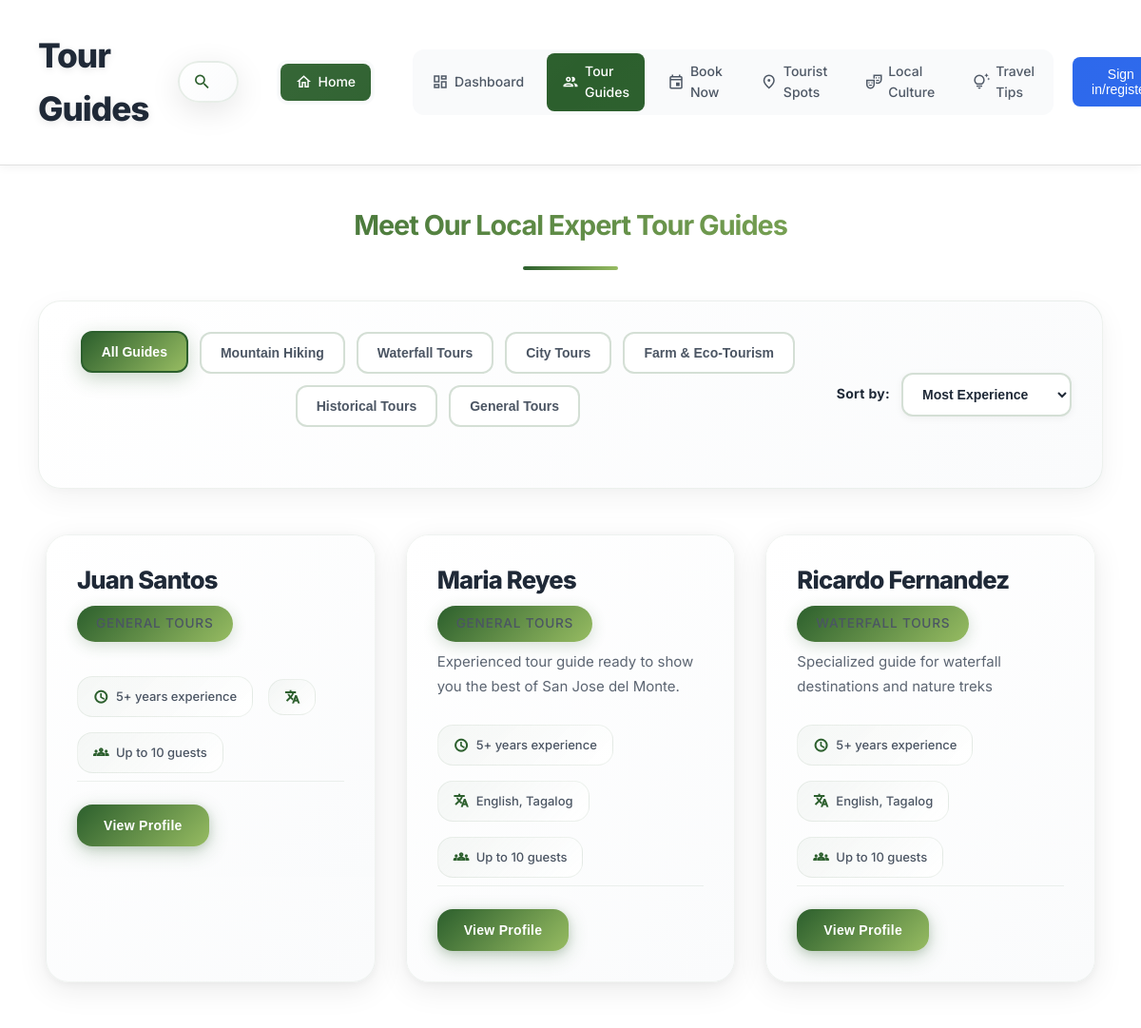
The page /sjdm-user/user-guides.php on the database as committed earlier.
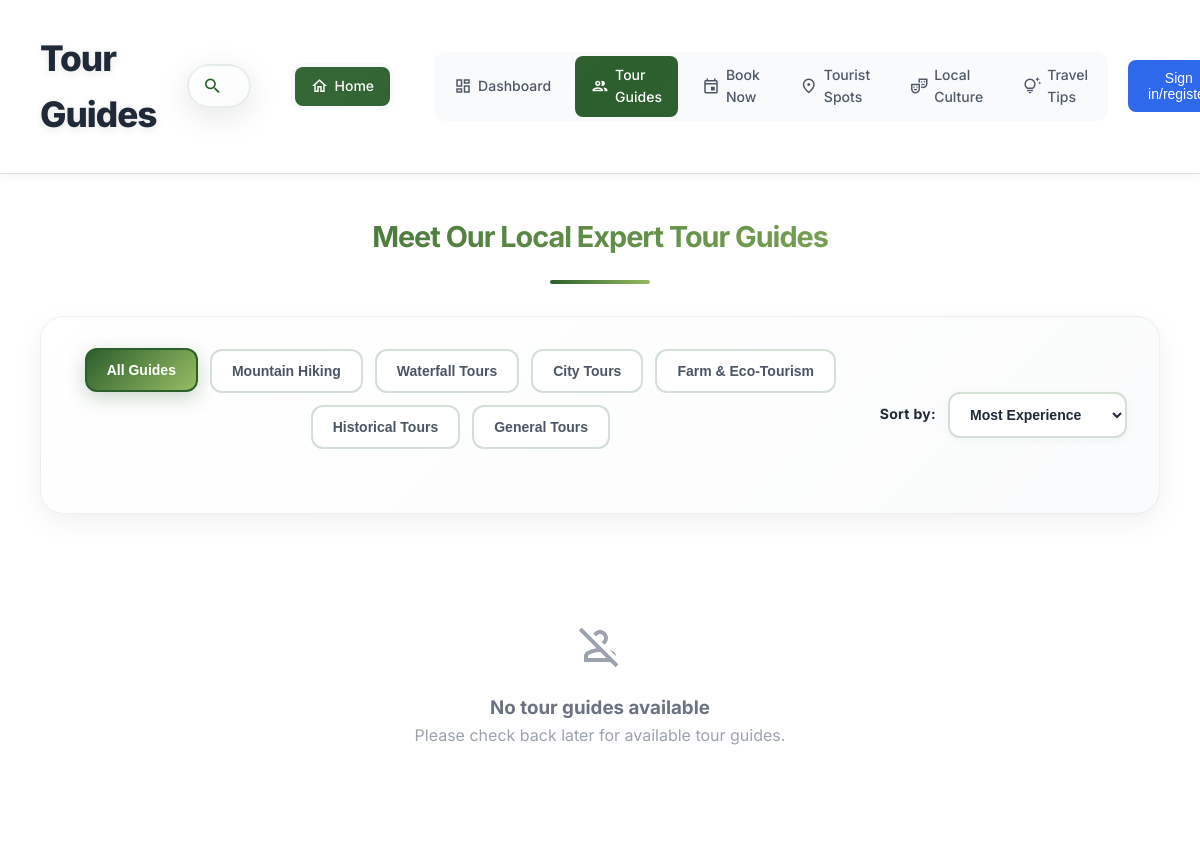
The same page on the database as committed later.
### tables this page shows
CREATE TABLE `tour_guides` (
  `id` int(11) NOT NULL,
  `user_id` int(11) DEFAULT NULL,
  `name` varchar(100) NOT NULL,
  `specialty` varchar(200) DEFAULT NULL,
  `category` enum('mountain','city','farm','waterfall','historical','general') NOT NULL DEFAULT 'general',
  `description` text DEFAULT NULL,
  `bio` text DEFAULT NULL,
  `areas_of_expertise` text DEFAULT NULL,
  `rating` decimal(3,2) DEFAULT 0.00,
  `review_count` int(11) DEFAULT 0,
  `price_range` varchar(100) DEFAULT NULL,
  `price_min` decimal(10,2) DEFAULT NULL,
  `price_max` decimal(10,2) DEFAULT NULL,
  `languages` varchar(200) DEFAULT NULL,
  `contact_number` varchar(20) DEFAULT NULL,
  `email` varchar(100) DEFAULT NULL,
  `schedules` text DEFAULT NULL,
  `experience_years` int(11) DEFAULT NULL,
  `group_size` varchar(50) DEFAULT NULL,
  `verified` tinyint(1) DEFAULT 0,
  `total_tours` int(11) DEFAULT 0,
  `photo_url` varchar(500) DEFAULT NULL,
  `status` enum('active','inactive') DEFAULT 'active',
  `created_at` timestamp NOT NULL DEFAULT current_timestamp(),
  `updated_at` timestamp NOT NULL DEFAULT current_timestamp() ON UPDATE current_timestamp(),
  `resume` varchar(500) DEFAULT NULL
);

### sjdm-user/user-guides.php (the view, shortened to what this page needs)
<?php
$conn = getDatabaseConnection();
$tourGuides = [];
if ($conn) {
    $guidesStmt = $conn->prepare("SELECT * FROM tour_guides WHERE status = 'active' ORDER BY name ASC");
    if ($guidesStmt) {
        $guidesStmt->execute();
        $guidesResult = $guidesStmt->get_result();
        if ($guidesResult->num_rows > 0) {
            while ($guide = $guidesResult->fetch_assoc()) {
                $tourGuides[] = $guide;
            }
        }
    } else {
        echo "";
    }
} else {
    echo "";
}
?>
<!DOCTYPE html>
<html lang="en">
<head>
    <link rel="stylesheet" href="styles.css">
</head>
<body>
    <main class="main-content full-width">
        <header class="main-header">
            <div class="header-left">
                <h1>Tour Guides</h1>
                <div class="search-bar">
                    <span class="material-icons-outlined">search</span>
                    <input type="text" placeholder="Search guides..." id="guideSearch">
                </div>
            </div>
            <div class="header-right">
                <nav class="header-nav">
                    <a href="../index.php" class="nav-link active">
                        <span class="material-icons-outlined">home</span>
                        <span>Home</span>
                    </a>
                </nav>
            </div>
            <div class="header-right">
                <nav class="header-nav">
                    <a href="index.php" class="nav-link">
                        <span class="material-icons-outlined">dashboard</span>
                        <span>Dashboard</span>
                    </a>
                    <a href="javascript:void(0)" class="nav-link active">
                        <span class="material-icons-outlined">people</span>
                        <span>Tour Guides</span>
                    </a>
                    <a href="book.php" class="nav-link">
                        <span class="material-icons-outlined">event</span>
                        <span>Book Now</span>
                    </a>
                    <a href="tourist-spots.php" class="nav-link">
                        <span class="material-icons-outlined">place</span>
                        <span>Tourist Spots</span>
                    </a>
                    <a href="local-culture.php" class="nav-link">
                        <span class="material-icons-outlined">theater_comedy</span>
                        <span>Local Culture</span>
                    </a>
                    <a href="travel-tips.php" class="nav-link">
                        <span class="material-icons-outlined">tips_and_updates</span>
                        <span>Travel Tips</span>
                    </a>
                </nav>
                <div class="header-actions">
                    <button class="btn-signin" onclick="window.location.href='../log-in.php'">Sign in/register</button>
                </div>
            </div>
        </header>
        <div class="content-area">
            <h2 class="section-title">Meet Our Local Expert Tour Guides</h2>
            <div class="filter-section">
                <div class="filter-container">
                    <div class="filter-buttons">
                        <button class="filter-btn active" data-filter="all">All Guides</button>
                        <button class="filter-btn" data-filter="mountain">Mountain Hiking</button>
                        <button class="filter-btn" data-filter="waterfall">Waterfall Tours</button>
                        <button class="filter-btn" data-filter="city">City Tours</button>
                        <button class="filter-btn" data-filter="farm">Farm & Eco-Tourism</button>
                        <button class="filter-btn" data-filter="historical">Historical Tours</button>
                        <button class="filter-btn" data-filter="general">General Tours</button>
                    </div>
                    <div class="sort-section">
                        <label>Sort by:</label>
                        <select id="sortGuides">
                            <option value="experience">Most Experience</option>
                        </select>
                    </div>
                </div>
            </div>
            <div id="guidesList" class="guides-grid">
                <?php
                if (!empty($tourGuides)) {
                    foreach ($tourGuides as $index => $guide) {
                        $guideId = $guide['id'];
                        $guideName = htmlspecialchars($guide['name']);
                        $guideSpecialty = htmlspecialchars($guide['specialty']);
                        $guideDescription = htmlspecialchars($guide['description'] ?? 'Experienced tour guide ready to show you the best of San Jose del Monte.');
                        $guideExperience = htmlspecialchars($guide['experience'] ?? '5+ years');
                        $guideLanguages = htmlspecialchars($guide['languages'] ?? 'English, Tagalog');
                        $guideGroupSize = htmlspecialchars($guide['max_group_size'] ?? '10 guests');
                        $guideCategory = htmlspecialchars($guide['category'] ?? 'general');
                        $categoryMap = [
                            'mountain' => 'mountain',
                            'waterfall' => 'waterfall',
                            'city' => 'city',
                            'farm' => 'farm',
                            'historical' => 'historical',
                            'general' => 'general'
                        ];
                        $dataCategory = $categoryMap[$guideCategory] ?? 'general';
                ?>
                <div class="guide-card" data-guide-id="<?php echo $guideId; ?>" data-category="<?php echo $dataCategory; ?>">
                    <div class="guide-info">
                        <h3 class="guide-name"><?php echo $guideName; ?></h3>
                        <span class="guide-specialty"><?php echo $guideSpecialty; ?></span>
                        <p class="guide-description"><?php echo $guideDescription; ?></p>
                        <div class="guide-meta">
                            <div class="meta-item">
                                <span class="material-icons-outlined">schedule</span>
                                <?php echo $guideExperience; ?> experience
                            </div>
                            <div class="meta-item">
                                <span class="material-icons-outlined">translate</span>
                                <?php echo $guideLanguages; ?>
                            </div>
                            <div class="meta-item">
                                <span class="material-icons-outlined">groups</span>
                                Up to <?php echo $guideGroupSize; ?>
                            </div>
                        </div>
                        <div class="guide-footer">
                            <button class="btn-view-profile" onclick="openGuideModal(<?php echo $guideId; ?>)">View Profile</button>
                        </div>
                    </div>
                </div>
                <?php
                    }
                } else {
                    echo '<div class="no-guides-message" style="grid-column: 1 / -1; text-align: center; padding: 60px 20px;">';
                    echo '<span class="material-icons-outlined" style="font-size: 48px; color: #9ca3af;">person_off</span>';
                    echo '<h3 style="color: #6b7280; margin-top: 16px;">No tour guides available</h3>';
                    echo '<p style="color: #9ca3af;">Please check back later for available tour guides.</p>';
                    echo '</div>';
                }
                ?>
            </div>
        </main>
</body>
</html>

### sjdm-user/user-guides.php (style rules this page uses)
.main-content.full-width { margin-left: 0; max-width: 100%; }
.main-content.full-width .main-header { padding: 30px 40px; background: white; border-bottom: 1px solid var(--border); box-shadow: 0 2px 10px rgba(0, 0, 0, 0.05); display: flex; justify-content: space-between; align-items: center; gap: 40px; }
.header-left { display: flex; align-items: center; gap: 30px; }
.header-right { display: flex; align-items: center; gap: 20px; }
.header-nav { display: flex; align-items: center; gap: 8px; background: var(--gray-50); padding: 4px; border-radius: 12px; }
.nav-link { display: flex; align-items: center; gap: 6px; padding: 8px 16px; text-decoration: none; color: var(--text-secondary); font-weight: 500; font-size: 14px; border-radius: 8px; transition: all 0.2s ease; }
.nav-link.active { background: var(--primary); color: white; }
.nav-link .material-icons-outlined { font-size: 18px; }
.btn-signin { background: #2563eb; color: white; border: none; padding: 10px 20px; border-radius: 8px; font-weight: 500; font-size: 14px; cursor: pointer; transition: all 0.2s ease; }
.main-content.full-width .content-area { padding: 40px; max-width: 1400px; margin: 0 auto; }

Rows that differ between the two databases and show on the page:
removed tour_guides: name "Juan Santos", specialty "GENERAL TOURS", guideExperience "5+ years", guideGroupSize "10 guests"
removed tour_guides: name "Maria Reyes", specialty "GENERAL TOURS", description "Experienced tour guide ready to show you the best of San Jose del Monte.", guideExperience "5+ years", languages "English, Tagalog", guideGroupSize "10 guests"
removed tour_guides: name "Ricardo Fernandez", specialty "WATERFALL TOURS", description "Specialized guide for waterfall destinations and nature treks", guideExperience "5+ years", languages "English, Tagalog", guideGroupSize "10 guests"
Other text that changed with them:
text now shown: "No tour guides available Please check back later for available tour guides."
